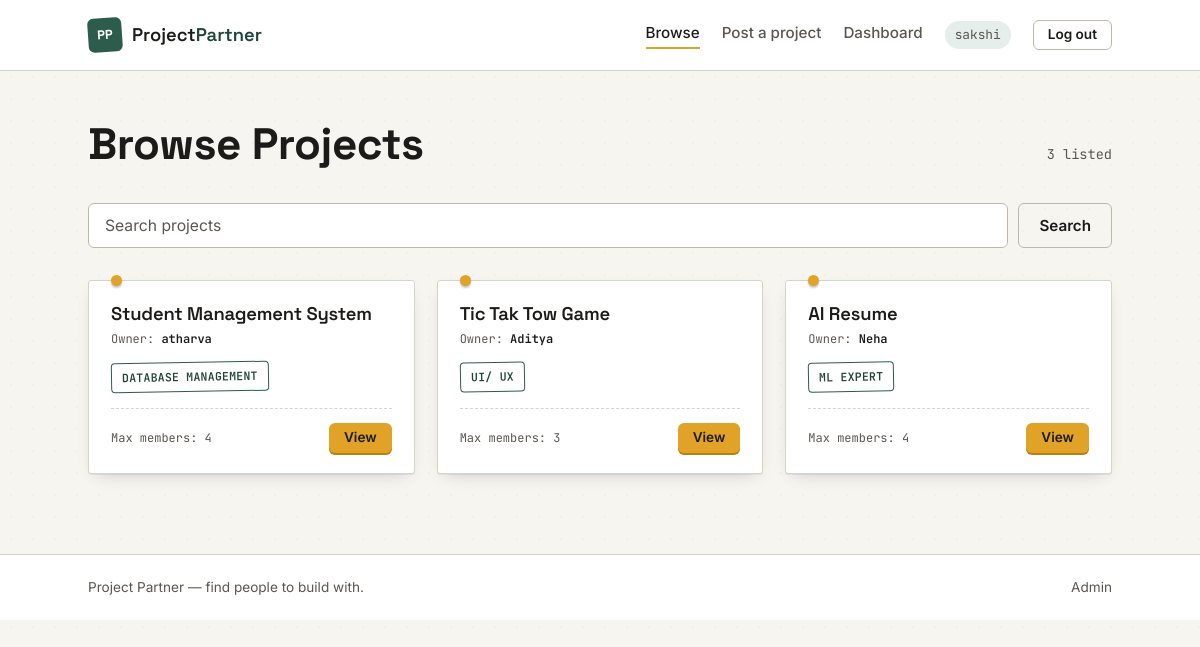
Page /projects/ (signed in) on the committed database.
### projects/models.py (models this page shows, shortened)
class Project(models.Model):
    owner = models.ForeignKey(
        User,
        on_delete=models.CASCADE
    )
    title = models.CharField(max_length=200)
    description = models.TextField()
    required_skills = models.CharField(max_length=300)
    max_members = models.IntegerField()
    created_at = models.DateTimeField(auto_now_add=True)

### projects/views.py (the view)
def browse_projects(request):
    query = request.GET.get('q')
    if query:
        projects = Project.objects.filter(
            Q(title__icontains=query)
            |
            Q(required_skills__icontains=query)
        )
    else:
        projects = Project.objects.all()
    return render(
        request,
        'browse_projects.html',
        {'projects': projects}
    )

### templates/browse_projects.html
{% extends "base.html" %}
{% block content %}
<div class="wrap">
    <div class="section-head">
        <h1>Browse Projects</h1>
        <p class="section-head__count">{{ projects|length }} listed</p>
    </div>
    <form method="GET" class="search-bar">
        <input type="text" name="q" class="search-bar__input" placeholder="Search projects" value="{{ request.GET.q }}">
        <button type="submit" class="btn btn--ghost">Search</button>
    </form>
    {% if projects %}
        <div class="card-grid">
            {% for project in projects %}
                <article class="project-card">
                    <h3 class="project-card__title">
                        <a href="{% url 'project_detail' project.id %}">{{ project.title }}</a>
                    </h3>
                    <p class="project-card__owner">Owner: <strong>{{ project.owner }}</strong></p>
                    <div class="tag-row">
                        <span class="tag tag--pine">{{ project.required_skills }}</span>
                    </div>
                    <div class="project-card__footer">
                        <span class="project-card__seats">Max members: {{ project.max_members }}</span>
                        <a href="{% url 'project_detail' project.id %}" class="btn btn--amber btn--sm">View</a>
                    </div>
                </article>
            {% endfor %}
        </div>
    {% else %}
        <div class="empty-state">
            <span class="empty-state__icon">0</span>
            <h3>No projects found</h3>
            <p>Try a different search or create a new project.</p>
        </div>
    {% endif %}
</div>
{% endblock %}

### templates/base.html (shortened to what this page needs)
{% load static %}<!DOCTYPE html>
<html lang="en">
<head>
<link rel="stylesheet" href="{% static 'css/style.css' %}">
</head>
<body>
<header class="site-header">
  <div class="wrap site-header__inner">
    <a href="{% url 'home' %}" class="brand">
      <span class="brand__mark">PP</span>
      <span class="brand__name">Project<em>Partner</em></span>
    </a>
    <nav class="main-nav">
      {% if user.is_authenticated %}
        <a href="{% url 'browse_projects' %}" class="main-nav__link{% if request.resolver_match.url_name == 'browse_projects' %} is-active{% endif %}">Browse</a>
        <a href="{% url 'create_project' %}" class="main-nav__link{% if request.resolver_match.url_name == 'create_project' %} is-active{% endif %}">Post a project</a>
        <a href="{% url 'dashboard' %}" class="main-nav__link{% if request.resolver_match.url_name == 'dashboard' %} is-active{% endif %}">Dashboard</a>
        <span class="main-nav__user">{{ user.username }}</span>
        <form action="{% url 'logout' %}" method="post" class="inline-form">
          <button type="submit" class="btn btn--ghost btn--sm">Log out</button>
        </form>
      {% else %}
        <a href="{% url 'browse_projects' %}" class="main-nav__link{% if request.resolver_match.url_name == 'browse_projects' %} is-active{% endif %}">Browse</a>
        <a href="{% url 'login' %}" class="btn btn--ghost btn--sm">Log in</a>
        <a href="{% url 'register' %}" class="btn btn--primary btn--sm">Sign up</a>
      {% endif %}
    </nav>
  </div>
</header>
<main class="site-main">
  {% block content %}{% endblock %}
</main>
<footer class="site-footer">
  <div class="wrap site-footer__inner">
    <span>Project Partner &mdash; find people to build with.</span>
    <a href="{% url 'admin:index' %}" class="site-footer__admin">Admin</a>
  </div>
</footer>
</body>
</html>

### rows in the picture
Project: title "Student Management System", owner "atharva", required_skills "DATABASE MANAGEMENT", max_members "4"
Project: title "Tic Tak Tow Game", owner "Aditya", required_skills "UI/ UX", max_members "3"
Project: title "AI Resume", owner "Neha", required_skills "ML EXPERT", max_members "4"

### other values in the picture
{{ user.username }} "sakshi"
{{ projects|length }} "3"
